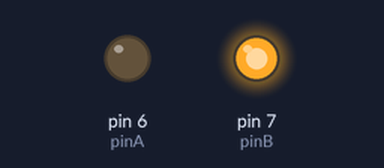
Bench run of a sketch on a simulated Arduino Uno, built with avr-gcc and run on an emulated ATmega328P. On the bench: output pins drawn as LEDs (lit = HIGH).

Above: at 5.0 s.
At 11.0 s:
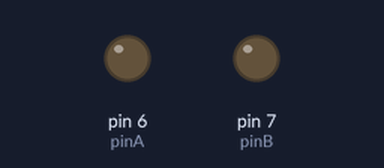
Timing chart, 0 to 15.6 s (numbered marks = the images above):
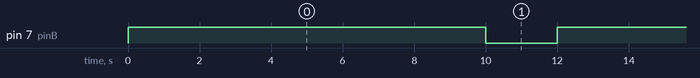

The sketch:

injector.ino
```cpp
int pinA = 6; //Down
int pinB = 7; //Up

void setup(){
 pinMode(pinA, OUTPUT);
 pinMode(pinB, OUTPUT);

}

void loop(){
    digitalWrite(pinB,HIGH);
    delay(10000);
    digitalWrite(pinB,LOW);
    delay(2000);
}
```

Measured:
- by itself, pin 7 (pinB): alternates HIGH for 10.0 s and LOW for 2.0 s
